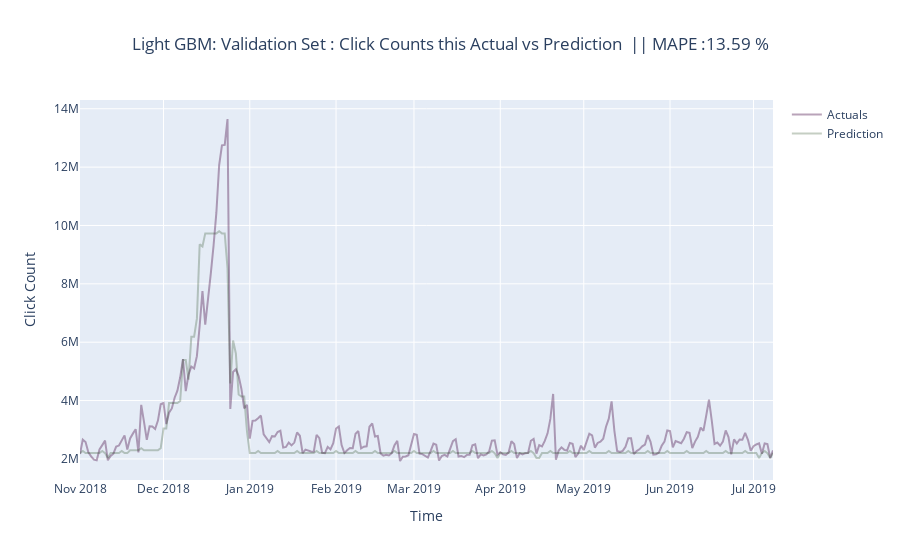

The notebook cell this image was saved under:
### Code cell
# Model 2 LightGBM
# Giving additional weights to samples in december, so model focuses more on learning patterns during holiday
def w_train_func(df):
    df['w_train'] = 1
    df.loc[df['Week'].isin([52, 53, 54]), 'w_train'] = 10
    return df.w_train


w_train = w_train_func(train)

# params = {"sample_weight" :w_train}

lightgbm = create_model('lightgbm', round=2)

tuned_lightgbm = tune_model(lightgbm, n_iter=30, optimize='MAE',
                            #                             custom_grid = params,
                        );

test_predictions = predict_model(tuned_lightgbm, data=test);
test_predictions.rename({"Label": 'Prediction'}, axis=1, inplace=True)
plot_ts(df=test_predictions, pred='Prediction',
        model='Light GBM: Validation Set')

### Figure 1 — Plotly figure (JSON) as saved in the notebook; plotly's stock layout.template omitted (floating-point values rounded to 4 significant figures; data arrays with more than 128 entries replaced by an {"elided": "..."} marker saying what was removed)
{"data": [{"marker": {"color": "rgba(80, 26, 80, 0.8)"}, "mode": "lines", "name": "Actuals", "opacity": 0.5, "text": {"elided": "250 int values"}, "type": "scatter", "x": {"elided": "250 str values"}, "y": {"elided": "250 int values"}}, {"marker": {"color": "rgba(16, 50, 6, 0.8)"}, "mode": "lines", "name": "Prediction", "opacity": 0.3, "text": {"elided": "250 float values"}, "type": "scatter", "x": {"elided": "250 str values"}, "y": {"elided": "250 float values"}}], "layout": {"autosize": true, "title": {"text": "Light GBM: Validation Set : Click Counts this Actual vs Prediction  || MAPE :13.59 % ", "x": 0.5}, "xaxis": {"autorange": true, "range": ["2018-11-01", "2019-07-08"], "ticklen": 5, "title": {"text": "Time"}, "type": "date", "zeroline": false}, "yaxis": {"autorange": true, "range": [1278000.0, 14300000.0], "ticklen": 5, "title": {"text": "Click Count"}, "type": "linear", "zeroline": false}}}
